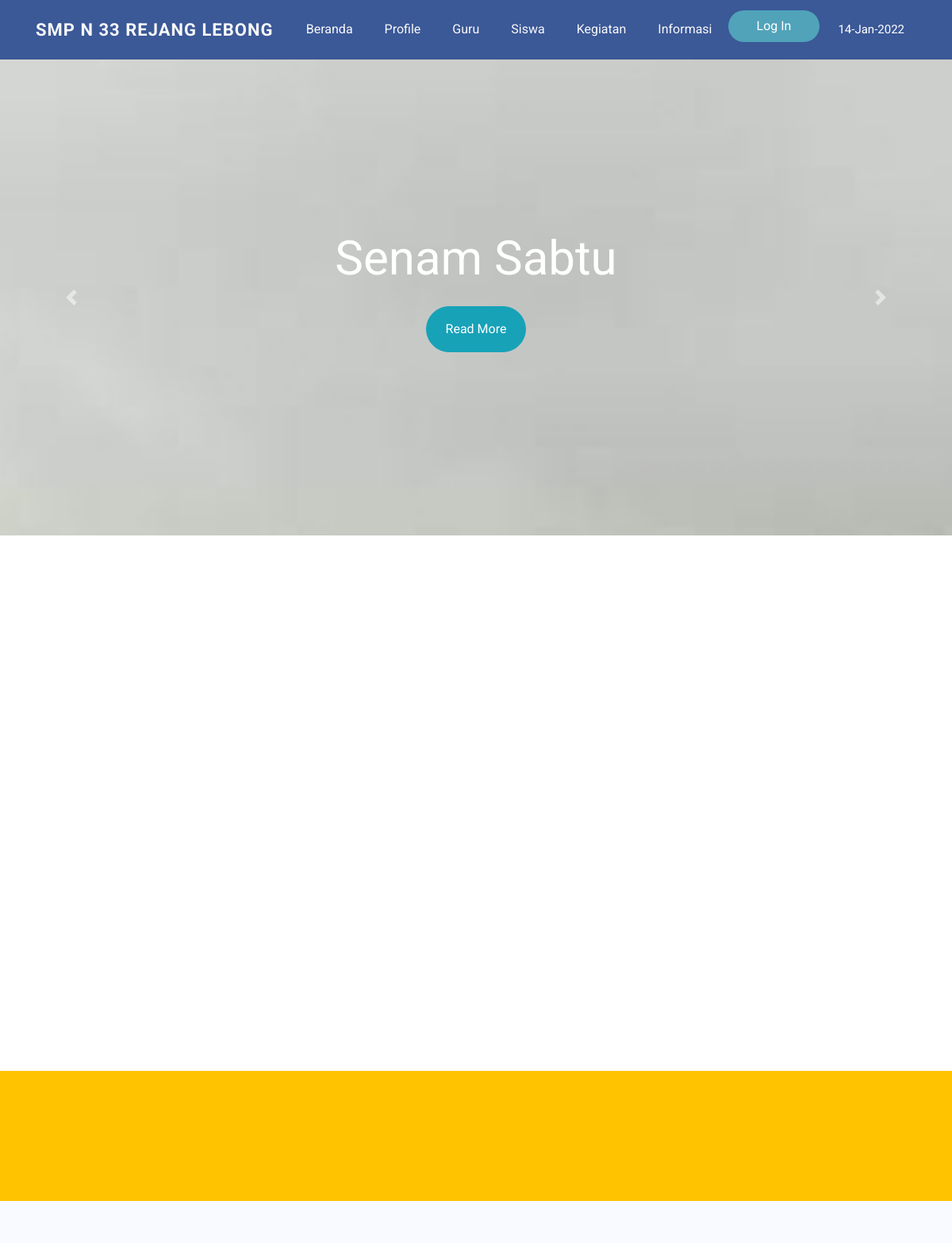
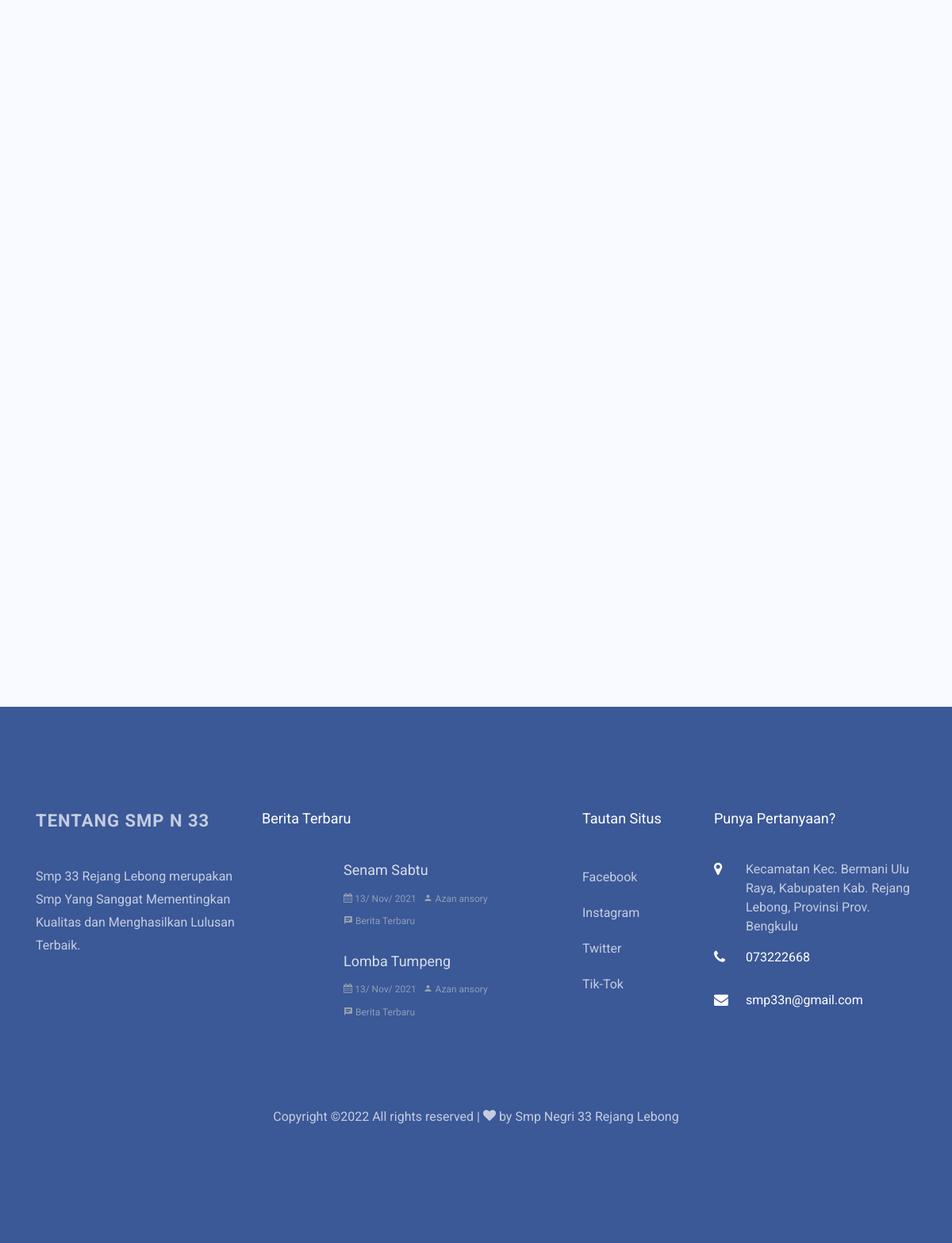
The page / on the database its author committed (2 pictures, top to bottom).
### tables this page shows
CREATE TABLE `db_informasi` (
  `id` int(11) NOT NULL AUTO_INCREMENT,
  `judul` varchar(50) NOT NULL,
  `isi` text NOT NULL,
  `foto` varchar(225) NOT NULL,
  `ouner_post` varchar(225) NOT NULL,
  `slug_judul` varchar(50) NOT NULL,
  `created_at` varchar(225) NOT NULL,
  PRIMARY KEY (`id`)
);

### application/controllers/FrontController.php (called while the page is built, shortened)
<?php
class FrontController extends CI_Controller
{
	public function __construct()
	{
		$this->load->model(['FrontModel', 'DataUserSekolahModel', 'AssetSekolahModel']);
	}
	public function index()
	{
		$data['title'] = "Home";
		$data['start'] = $this->uri->segment(3);
		$data['getKepsek'] = $this->FrontModel->getKepsek()->row_array();
		$data['getWakilKepsek'] = $this->FrontModel->getWakilKepsek()->row_array();
		$data['getGuru'] = $this->FrontModel->getGuru()->result_array();
		$data['getJumlahGuru'] = $this->DataUserSekolahModel->getGuru()->num_rows();
		$data['getJumlahSiswa'] = $this->DataUserSekolahModel->getSiswa()->num_rows();
		$data['getNewInformasi'] = $this->AssetSekolahModel->getNewInformasi()->result_array();
		$data['getInformasi'] = $this->AssetSekolahModel->getDataInformasi()->result_array();
		$data['getInformasiOne'] = $this->AssetSekolahModel->getInformasiOne()->row_array();
		$data['getNewFooterInformasi'] = $this->AssetSekolahModel->getNewFooterInformasi()->result_array();
		$data['getSosialMedia'] = $this->FrontModel->getSosialMedia();
		$data['getSiswa'] = $this->AssetSekolahModel->getSiswaBaru()->result_array();
		$data['open'] = $this->AssetSekolahModel->getstatus(1)->row_array();
		$data['pengumuman'] = $this->db->get('db_pengumuman')->row_array();
		$this->load->view('includes/Front/header', $data);
		$this->load->view('pages/Front/beranda', $data);
		$this->load->view('includes/Front/footer', $data);
	}
}

### index.php (called while the page is built, shortened)
<?php
require_once BASEPATH.'core/CodeIgniter.php';

### application/models/AssetSekolahModel.php (called while the page is built, shortened)
<?php
class AssetSekolahModel extends CI_Model
{
	public function getInformasiOne()
	{
		$this->db->order_by('id', 'DESC');
		$this->db->limit(1);
		return $this->db->get('db_informasi');
	}
	function getDataInformasi()
	{
		$this->db->order_by('id', 'DESC');
		return $this->db->get('db_informasi');
	}
	public function getNewInformasi()
	{
		$this->db->order_by('id', 'DESC');
		$this->db->limit(3);
		return $this->db->get('db_informasi');
	}
	public function getNewFooterInformasi()
	{
		$this->db->order_by('id', 'DESC');
		$this->db->limit(2);
		return $this->db->get('db_informasi');
	}
	public function getstatus($id)
	{
		$this->db->where(['id', $id]);
		return $this->db->get('open_pendaftaran');
	}
}

### application/models/FrontModel.php (called while the page is built, shortened)
<?php
class FrontModel extends CI_Model
{
	function getSosialMedia()
	{
		return $this->db->get('db_sosial_media')->row_array();
	}
}

### application/views/pages/Front/beranda.php (the view, shortened to what this page needs)
<div id="carouselExampleControls" class="carousel slide" data-ride="carousel">
	<div class="carousel-inner">
		<?php foreach ($getInformasi as $key => $index) : ?>
			<div class="carousel-item <?= $key == 0 ? 'active' : '' ?>">
				<div class="hero-wrapp" style="background-image: url('<?= base_url('/assets/assetGambar/informasi/') . $index['foto'] ?>'); background-attachment:fixed; background-size: cover; width:100%; height: 100%; background-position: center;">
					<div class="container">
						<div class="row no-gutters slider-text align-items-center justify-content-center" data-scrollax-parent="true">
							<div class="col-md-8 ftco-animate text-center">
								<h1 class="mb-4"><?= $index['judul']; ?></h1>
								<p><a href="<?= base_url('FrontDetailController/getDetaiInformasi/') . $index['slug_judul'] ?>" class="btn btn-info px-4 py-3">Read More</a></p>
							</div>
						</div>
					</div>
				</div>
			</div>
		<?php endforeach; ?>
		<a class="carousel-control-prev" href="#carouselExampleControls" role="button" data-slide="prev">
			<span class="carousel-control-prev-icon" aria-hidden="true"></span>
		</a>
		<a class="carousel-control-next" href="#carouselExampleControls" role="button" data-slide="next">
			<span class="carousel-control-next-icon" aria-hidden="true"></span>
		</a>
	</div>
</div>
<section class="ftco-section">
	<div class="container">
		<div class="row justify-content-center mb-5 pb-3">
		</div>
		<div class="row">
		</div>
	</div>
</section>
<?php if ($open['status']  == 'open') : ?>
	<section class="ftco-freeTrial">
		<div class="container">
			<div class="row">
				<div class="col-md-12 col-12">
					<div class="d-flex align-items-center">
					</div>
				</div>
			</div>
		</div>
	</section>
<?php endif; ?>
<section class="ftco-section bg-light">
	<div class="container">
		<div class="row justify-content-center  pb-3">
		</div>
		<div class="row d-flex">
		</div>
	</div>
</section>

### application/views/includes/Front/footer.php (shortened to what this page needs)
<footer class="ftco-footer ftco-bg-dark ftco-section">
	<div class="overlay"></div>
	<div class="container">
		<div class="row mb-5">
			<div class="col-md-3">
				<div class="ftco-footer-widget mb-4">
					<h2><a class="navbar-brand" href="<?= base_url('FrontController') ?>">Tentang Smp N 33 </a></h2>
					<p>Smp 33 Rejang Lebong merupakan Smp Yang Sanggat Mementingkan Kualitas dan Menghasilkan Lulusan Terbaik.</p>
					<ul class="ftco-footer-social list-unstyled float-md-left float-lft mt-5">
					</ul>
				</div>
			</div>
			<div class="col-md-4">
				<div class="ftco-footer-widget mb-4">
					<h2 class="ftco-heading-2">Berita Terbaru</h2>
					<?php foreach ($getNewFooterInformasi as $data) : ?>
						<div class="block-21 mb-4 d-flex">
							<a class="blog-img mr-4" style="background-image: url(images/image_1.jpg);"></a>
							<div class="text">
								<h3 class="heading"><a href="<?= base_url('FrontDetailController/getDetaiInformasi/') . $data['slug_judul'] ?>"><?= $data['judul']; ?></a></h3>
								<div class="meta">
									<div><a href="#"><span class="icon-calendar"></span> <?= date("d/ M/ Y", $data['created_at'],); ?></a></div>
									<div><a href="#"><span class="icon-person"></span> <?= $data['ouner_post']; ?></a></div>
									<div><a href="#"><span class="icon-chat"></span> Berita Terbaru</a></div>
								</div>
							</div>
						</div>
					<?php endforeach; ?>
				</div>
			</div>
			<div class="col-md-2">
				<div class="ftco-footer-widget mb-4 ml-md-4">
					<h2 class="ftco-heading-2">Tautan Situs</h2>
					<ul class="list-unstyled">
						<li><a href="<?= $getSosialMedia['facebook'] ?>" target="blank" class="py-2 d-block">Facebook</a></li>
						<li><a href="<?= $getSosialMedia['instagram'] ?>" target="blank" class="py-2 d-block">Instagram</a></li>
						<li><a href="<?= $getSosialMedia['twitter'] ?>" target="blank" class="py-2 d-block">Twitter</a></li>
						<li><a href="<?= $getSosialMedia['tik-tok'] ?>" target="blank" class="py-2 d-block">Tik-Tok</a></li>
					</ul>
				</div>
			</div>
			<div class="col-md-3">
				<div class="ftco-footer-widget mb-4">
					<h2 class="ftco-heading-2">Punya Pertanyaan?</h2>
					<div class="block-23 mb-3">
						<ul>
							<li><span class="icon icon-map-marker"></span><span class="text">Kecamatan Kec. Bermani Ulu Raya, Kabupaten Kab. Rejang Lebong, Provinsi Prov. Bengkulu</span></li>
							<li><a href="#"><span class="icon icon-phone"></span><span class="text">073222668</span></a></li>
							<li><a href="#"><span class="icon icon-envelope"></span><span class="text">smp33n@gmail.com</span></a></li>
						</ul>
					</div>
				</div>
			</div>
		</div>
		<div class="row">
			<div class="col-md-12 text-center">
				<p>
					Copyright &copy; All rights reserved | <i class="icon-heart" aria-hidden="true"></i> by <a href="#" target="_blank">Smp Negri 33 Rejang Lebong</a>
				</p>
			</div>
		</div>
	</div>
</footer>
</body>
</html>

### assets/FrontAssets/css/icomoon.css (style rules this page uses)
[class^="icon-"], [class*=" icon-"] { font-family: 'icomoon' !important; speak: none; font-style: normal; font-weight: normal; font-variant: normal; text-transform: none; line-height: 1; -webkit-font-smoothing: antialiased; -moz-osx-font-smoothing: grayscale; }
.icon-heart:before { content: "\f004"; }
.icon-map-marker:before { content: "\f041"; }
.icon-calendar:before { content: "\f073"; }
.icon-phone:before { content: "\f095"; }
.icon-envelope:before { content: "\f0e0"; }
.icon-chat:before { content: "\e0b7"; }
.icon-person:before { content: "\e7fd"; }

### rows shown on the page
db_informasi: foto (picture), judul "Senam Sabtu", created_at "13/ Nov/ 2021", ouner_post "Azan ansory"
db_informasi: judul "Lomba Tumpeng", created_at "13/ Nov/ 2021", ouner_post "Azan ansory"
